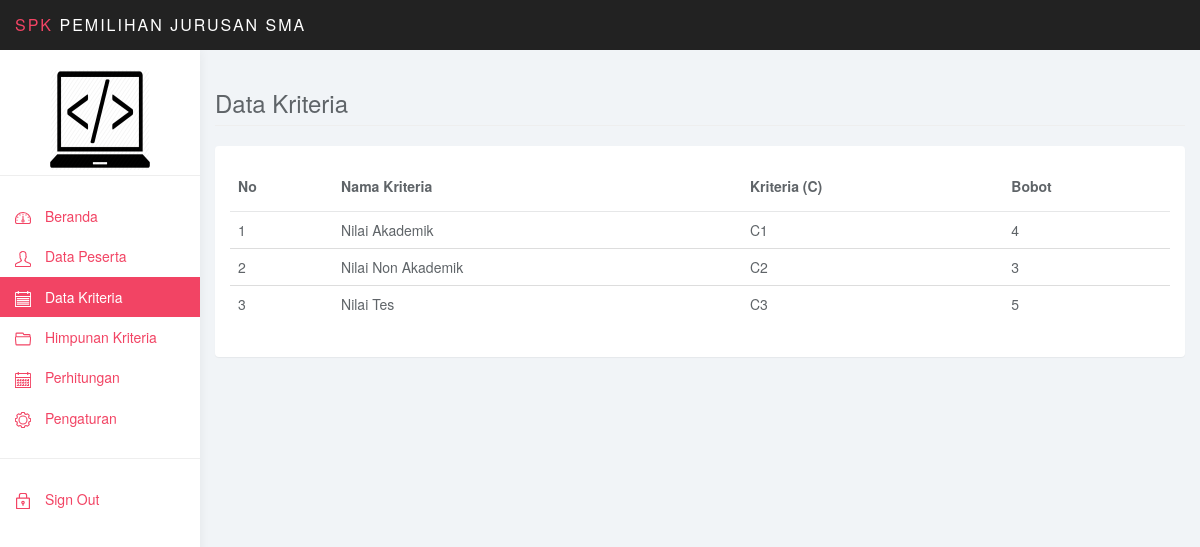
The app's page /admin/index.php?ap=kriteria (signed in) with its own data.
### tables this page shows
CREATE TABLE `tb_kriteria` (
  `id_kriteria` int(11) NOT NULL,
  `nama_kriteria` varchar(30) NOT NULL,
  `bobot` int(11) NOT NULL
);

### admin/aplikasi/kriteria/index.php (the view, shortened to what this page needs)
<div class="row">
			<div class="col-lg-12">
				<h3 class="page-header">Data Kriteria</h3>
			</div>
		</div>
<div class="row">
			<div class="col-md-12">
				<div class="panel panel-default">
					<div class="panel-body">
					<form action="?ap=edit" method="POST">
						<table class="table">
						    <thead>
						    <tr>
						        <th>No</th>
								<th>Nama Kriteria</th>
								<th>Kriteria (C)</th>
								<th>Bobot</th>
						    </tr>
						    </thead>
						    <tbody>
						    <?php
						    include "../koneksi.php";
						    $no=0;
							$c=0;
							$query = "select * from tb_kriteria";
							$hasil = mysqli_query($koneksi, $query) or die("");
							while ($data = mysqli_fetch_array($hasil)) {
								$no++;
								$c++;
							?>
							<tr>
								<td><?php echo "".$no; ?></td>
								<td><?php echo $data['nama_kriteria']; ?></td>
								<td><?php echo "C".$c; ?></td>
								<td><?php echo $data['bobot']; ?></td>
							<?php
							}
							?>
							</tr>
							</tbody>
						</table>
					</form>
					</div>
				</div>
			</div>
</div>

### admin/css/styles.css (style rules this page uses)
body { background: #f1f4f7; padding-top: 50px; color: #5f6468; }
h1, h2, h3, h4, h5, h6 { color: #5f6468; }
h3, h4 { font-weight: 300; }
.panel { border: 0; }
.table { background: #fff; }
.table>thead>tr>th { border-bottom: 1px solid #e6e7e8; vertical-align: middle; height: 50px; }

### records on screen
tb_kriteria: nama_kriteria "Nilai Akademik", bobot "4"
tb_kriteria: nama_kriteria "Nilai Non Akademik", bobot "3"
tb_kriteria: nama_kriteria "Nilai Tes", bobot "5"
